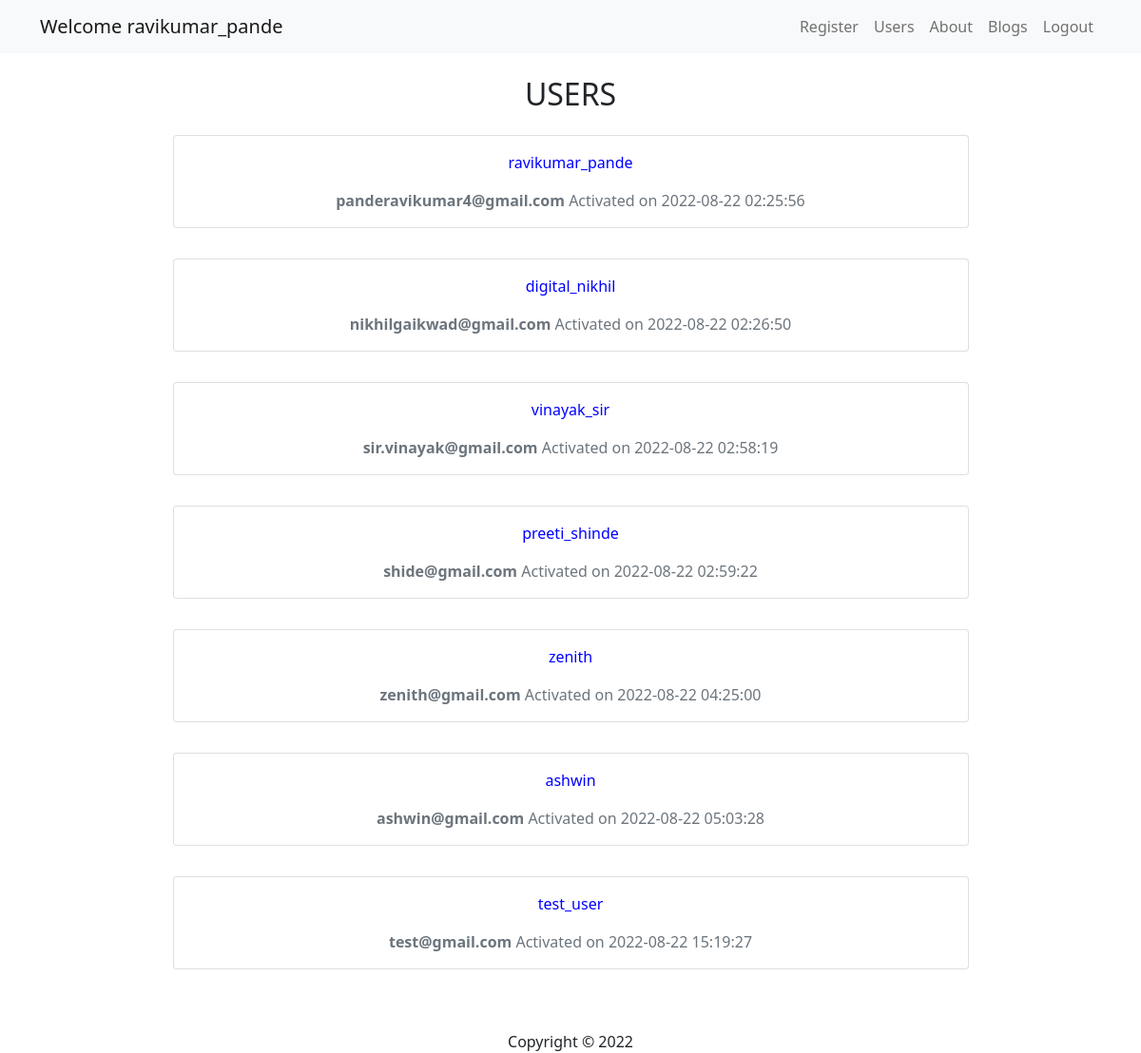
Screenshot of /forum_app/users_data.php (signed in) with the database file from the repository.
### tables this page shows
CREATE TABLE `users` (
  `id` int(11) NOT NULL,
  `username` varchar(40) NOT NULL,
  `email_address` varchar(50) NOT NULL,
  `password` varchar(100) NOT NULL,
  `created_on` timestamp NOT NULL DEFAULT current_timestamp(),
  `is_deleted` int(11) NOT NULL
);

### forum_app/users_data.php (the view, shortened to what this page needs)
<?php include 'include/header.php' ?>
<h2>USERS</h2>
<?php
  $sql = 'SELECT * FROM users where is_deleted = 0';
  $result = mysqli_query($conn, $sql);
  $users = mysqli_fetch_all($result, MYSQLI_ASSOC);
?>
<?php foreach($users as $user): ?>
  <div class="card my-3 w-75">
    <div class="card-body text-center">
       <?php echo "<p style='color: blue';>" . $user['username'] . "</p>"; ?>
       <div class="text-secondary mt-2">
        <?php echo "<b>${user['email_address']}</b>" . " Activated on " . $user['created_on']; ?>
       </div>
    </div>
  </div>
<?php endforeach; ?>
<?php include 'include/footer.php' ?>

### rows the page displays
users: username "ravikumar_pande", email_address "panderavikumar4@gmail.com", created_on "2022-08-22 02:25:56"
users: username "digital_nikhil", email_address "nikhilgaikwad@gmail.com", created_on "2022-08-22 02:26:50"
users: username "vinayak_sir", email_address "sir.vinayak@gmail.com", created_on "2022-08-22 02:58:19"
users: username "preeti_shinde", email_address "shide@gmail.com", created_on "2022-08-22 02:59:22"
users: username "zenith", email_address "zenith@gmail.com", created_on "2022-08-22 04:25:00"
users: username "ashwin", email_address "ashwin@gmail.com", created_on "2022-08-22 05:03:28"
users: username "test_user", email_address "test@gmail.com", created_on "2022-08-22 15:19:27"

### other values shown
$_SESSION['user'] "ravikumar_pande"
